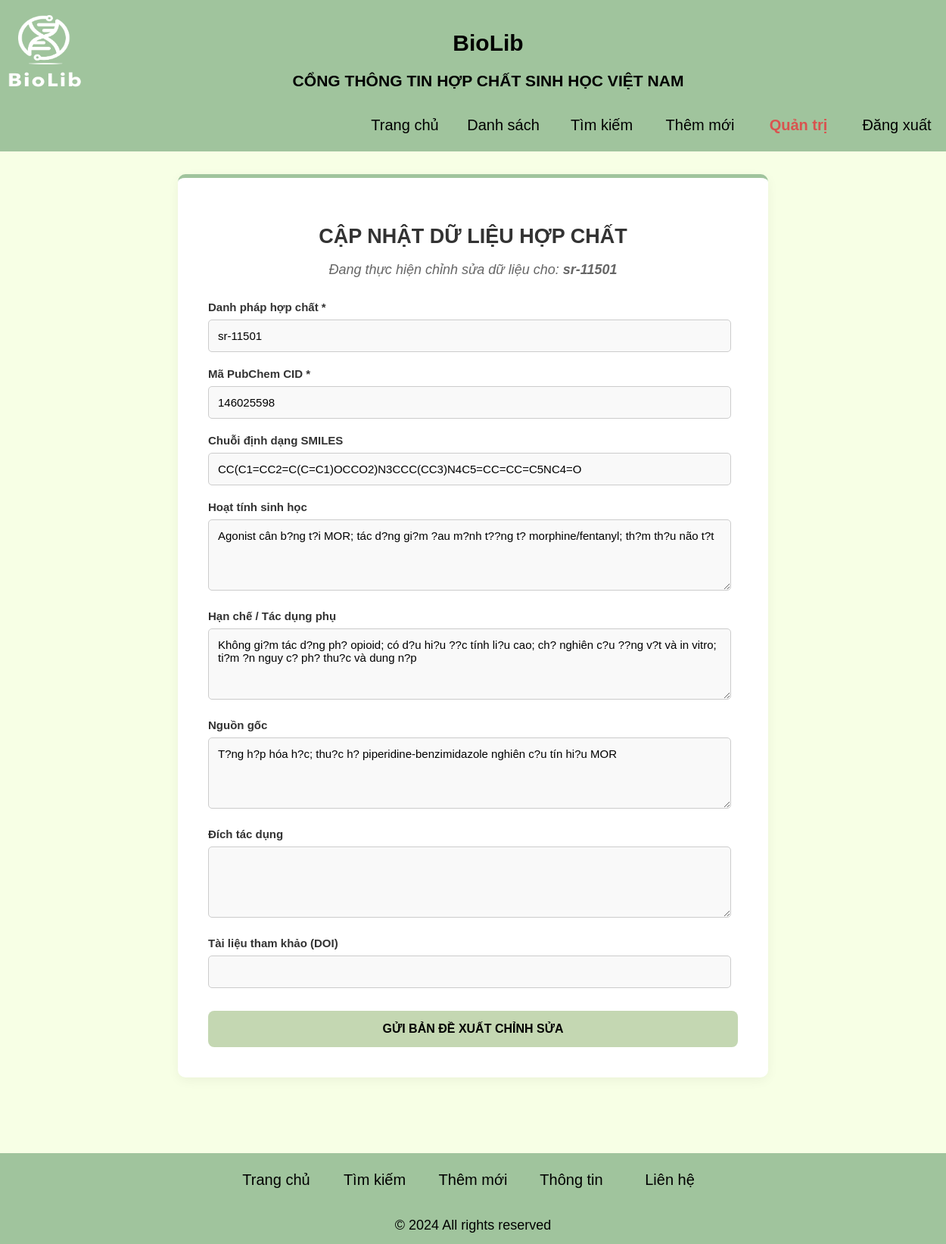
Screenshot of /edit.php?id=119 (signed in) with the database file from the repository.
### tables this page shows
CREATE TABLE `compoundBioLib` (
  `stt` int(11) NOT NULL,
  `name` varchar(255) NOT NULL,
  `cid` int(20) NOT NULL,
  `smiles` varchar(255) DEFAULT NULL,
  `benefit` varchar(255) DEFAULT NULL,
  `weakness` varchar(255) DEFAULT NULL,
  `origin` varchar(255) DEFAULT NULL,
  `purpose` varchar(255) DEFAULT NULL,
  `doi` varchar(255) DEFAULT NULL,
  `new_stt` int(11) DEFAULT NULL,
  `status` varchar(50) DEFAULT 'pending',
  `created_by` int(10) DEFAULT NULL,
  `edit_of` int(11) DEFAULT NULL
);

### edit.php (the view, shortened to what this page needs)
<?php
include_once 'connectdb.php';
$id = mysqli_real_escape_string($conn, $_GET['id']);
$sql_old = "SELECT * FROM compoundBioLib WHERE stt = '$id'";
$res_old = mysqli_query($conn, $sql_old);
$old_data = mysqli_fetch_assoc($res_old);
include_once 'header.php';
?>
<!DOCTYPE html>
<html lang="vi">
<head>
</head>
<body>
    <div class="centered-content">
        <div class="form-container">
            <h2>CẬP NHẬT DỮ LIỆU HỢP CHẤT</h2>
            <p class="subtitle">Đang thực hiện chỉnh sửa dữ liệu cho: <b><?php echo htmlspecialchars($old_data['name']); ?></b></p>
            <form action="edit.php?id=<?php echo $id; ?>" method="post">
                <div class="form-group">
                    <label>Danh pháp hợp chất *</label>
                    <input type="text" name="name" value="<?php echo htmlspecialchars($old_data['name']); ?>" required>
                </div>
                <div class="form-group">
                    <label>Mã PubChem CID *</label>
                    <input type="text" name="cid" value="<?php echo htmlspecialchars($old_data['cid']); ?>" required>
                </div>
                <div class="form-group">
                    <label>Chuỗi định dạng SMILES</label>
                    <input type="text" name="smiles" value="<?php echo htmlspecialchars($old_data['smiles']); ?>">
                </div>
                <div class="form-group">
                    <label>Hoạt tính sinh học</label>
                    <textarea name="benefit" rows="4"><?php echo htmlspecialchars($old_data['benefit']); ?></textarea>
                </div>
                <div class="form-group">
                    <label>Hạn chế / Tác dụng phụ</label>
                    <textarea name="weakness" rows="4"><?php echo htmlspecialchars($old_data['weakness']); ?></textarea>
                </div>
                <div class="form-group">
                    <label>Nguồn gốc</label>
                    <textarea name="origin" rows="4"><?php echo htmlspecialchars($old_data['origin']); ?></textarea>
                </div>
                <div class="form-group">
                    <label>Đích tác dụng</label>
                    <textarea name="purpose" rows="4"><?php echo htmlspecialchars($old_data['purpose']); ?></textarea>
                </div>
                <div class="form-group">
                    <label>Tài liệu tham khảo (DOI)</label>
                    <input type="text" name="doi" value="<?php echo htmlspecialchars($old_data['doi']); ?>">
                </div>
                <button type="submit" class="button">GỬI BẢN ĐỀ XUẤT CHỈNH SỬA</button>
            </form>
        </div>
    </div>
</body>
<?php include_once 'footer.php'; ?>
</html>

### header.php (style rules this page uses)
body { font-family: "Arial"; font-size: 18px; margin: 0; height: 100vh; background: rgb(247, 255, 229); color: #000; }
:root { --color-primary: rgb(247, 255, 229); }

### edit.php (style rules this page uses)
.centered-content { margin: 0 auto; display: flex; align-items: center; justify-content: center; flex-direction: column; width: 100%; padding-bottom: 100px; padding-top: 30px; }
.form-container { width: 700px; background: #fff; padding: 40px; border-radius: 10px; box-shadow: 0 4px 15px rgba(0,0,0,0.05); border-top: 5px solid rgb(160, 196, 157); }
h2 { color: #333; margin-bottom: 5px; text-align: center; }
.subtitle { text-align: center; color: #666; font-style: italic; margin-bottom: 30px; }
.form-group { margin-bottom: 20px; }
label { font-weight: bold; display: block; margin-bottom: 8px; font-size: 15px; color: #333; }
input[type="text"], textarea { width: 95%; padding: 12px; border: 1px solid #ccc; border-radius: 5px; font-family: Arial, sans-serif; font-size: 15px; background-color: #f9f9f9; }
.button { background-color: rgb(196, 215, 178); color: #000; padding: 15px; border: none; border-radius: 8px; width: 100%; font-size: 16px; font-weight: bold; cursor: pointer; margin-top: 10px; transition: 0.3s; }

### footer.php (style rules this page uses)
body { margin: 0; padding-bottom: 50px; min-height: 100vh; position: relative; }

### rows the page displays
compoundbiolib: name "sr-11501", cid "146025598", smiles "CC(C1=CC2=C(C=C1)OCCO2)N3CCC(CC3)N4C5=CC=CC=C5NC4=O", benefit "Agonist cân b?ng t?i MOR; tác d?ng gi?m ?au m?nh t??ng t? morphine/fentanyl; th?m th?u não t?t", weakness "Không gi?m tác d?ng ph? opioid; có d?u hi?u ??c tính li?u cao; ch? nghiên c?u ??ng v?t và in vitro; ti?m ?n nguy c? ph? thu?c và dung n?p", origin "T?ng h?p hóa h?c; thu?c h? piperidine-benzimidazole nghiên c?u tín hi?u MOR"
